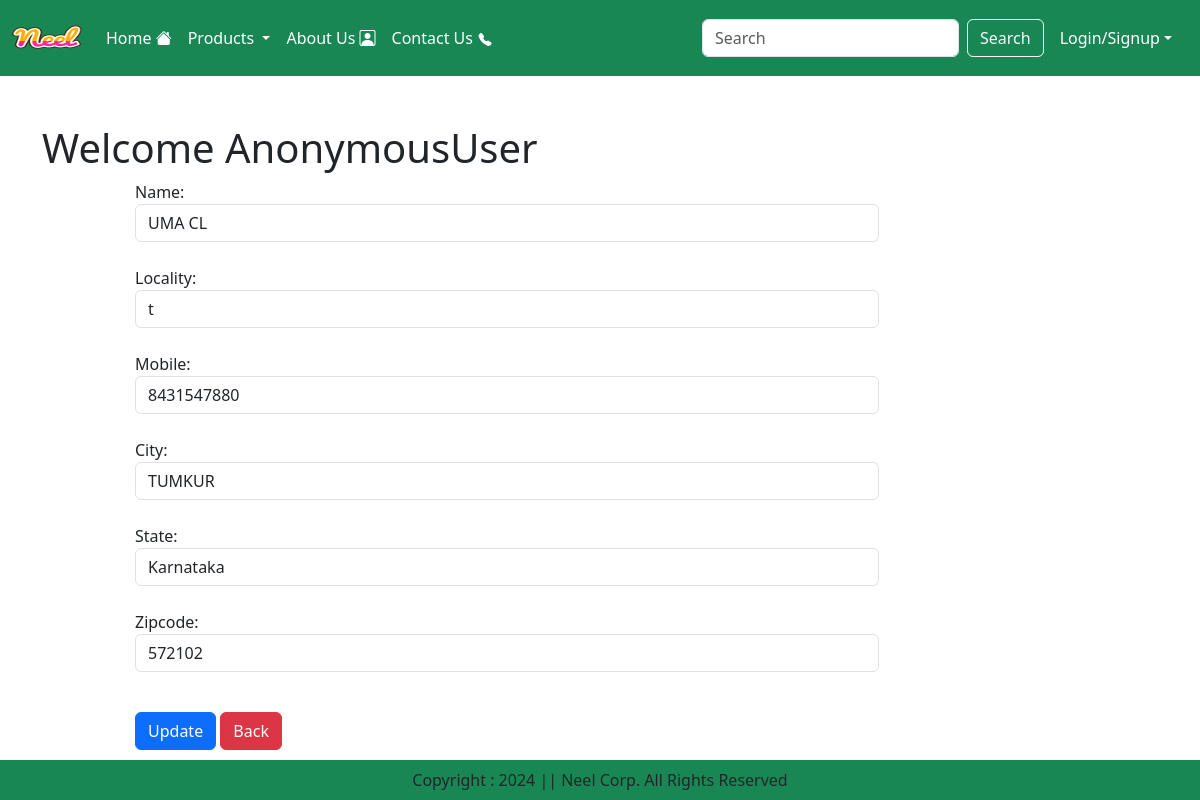
Screenshot of /updateAddress/26 with the database file from the repository.
### app/models.py (models this page shows, shortened)
class Customer(models.Model):
    user = models.ForeignKey(User,on_delete=models.CASCADE)
    name = models.CharField(max_length=30)
    locality = models.CharField(max_length=300)
    city = models.CharField(max_length=50)
    mobile =models.IntegerField()
    zipcode = models.IntegerField()
    state = models.CharField(choices=STATE_CHOICES,max_length=50)

### app/views.py (the view, shortened to what this page needs)
# urls.py: path("updateAddress/<int:pk>",UpdateAddress.as_view(),name="updateAddress"),
class UpdateAddress(View):
    def get(self,request,pk):
        cartitem = cart_num(request)
        add = Customer.objects.get(pk=pk)
        form = CustomerProfileForm(instance=add)
        return render(request,'updateaddress.html',locals())

### app/forms.py
class CustomerProfileForm(forms.ModelForm):
    class Meta:
        model = Customer
        fields =  ['name','locality','mobile','city','state','state','zipcode']
        widgets = {'name':forms.TextInput(attrs={'class':'form-control'}),
                   'locality':forms.TextInput(attrs={'class':'form-control'}),
                   'city':forms.TextInput(attrs={'class':'form-control'}),
                   'mobile':forms.NumberInput(attrs={'class':'form-control'}),
                   'state':forms.Select(attrs={'class':'form-control'}),
                   'zipcode':forms.NumberInput(attrs={'class':'form-control'}),
                   }

### app/views.py (called while the page is built)
def cart_num(request)->int:
    if request.user.is_authenticated:
        return  len(Cart.objects.filter(user=request.user))

### app/templates/updateaddress.html (shortened to what this page needs)
{% extends "base.html" %}
{% load static %}
{% block main %}
<div class="container my-5">
    <div class="row">
        <h1>Welcome <span class="text-capitalize">{{request.user}}</span></h1>
    </div>
    <div class="col-sm-8 offset-sm-1">
        <form action="" method="post">
        {% for fm in form %}
            {{fm.label_tag}}{{fm}}
                <small class="text-danger">{{fm.errors|striptags}}</small><br/>
        {% endfor %}
        <div class="col-12 mt-3">
            <button type="submit" class="btn btn-primary">Update</button>
            <a href="{% url 'address' %}" type="button" class="btn btn-danger">Back</a>
        </div>
    </form>
    </div>
</div>
{% endblock main %}

### rows the page displays
Customer: form "UMA CL" "t" "8431547880" "TUMKUR" "Karnataka" "572102"

### other values shown
{{ request.user }} "AnonymousUser"
{{ fm.label_tag }} "Name:" "Locality:" "Mobile:" "City:" "State:" "Zipcode:"
